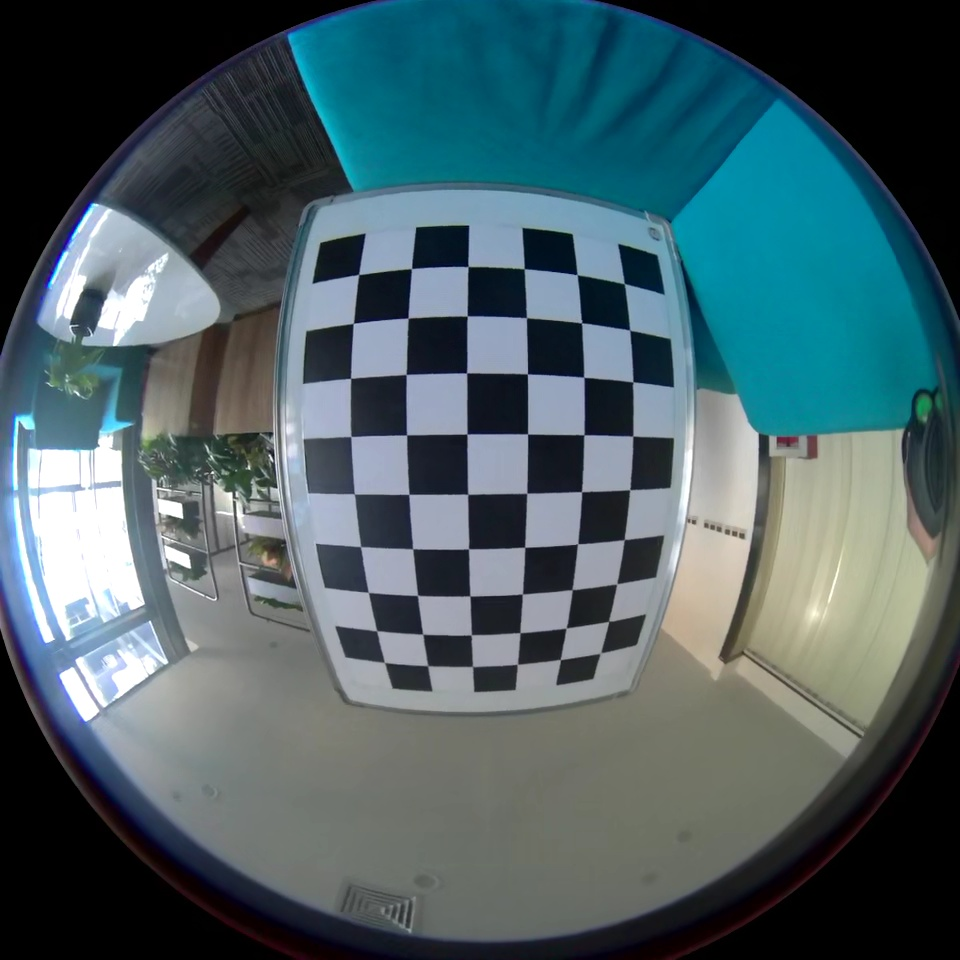
#> input picture fisheye/0.png, 960 x 960 px, given as the content of the folder fisheye/img, which was not available
$ python test.py   (older library calls are emulated)
#> lines starting #> are read from the running program, lines starting #| are printed output that depends on the picture; after the words box and inside, x2 and y2 are one past the last pixel; in counts of white or black regions, pixels touching at a corner belong together; long printed decimals are rounded; pictures that were not available may be replaced by others from this repository, and a replacement may not be noted
### UndistortFishEye/fisheye_module.py
import os
import cv2
import glob
import pickle
import numpy as np
import matplotlib.pyplot as plt
# Size of the chessboard used for calibration

CHESSBOARD_SIZE = (6, 9)


# Calculate curvature for each horizontal and vertical curves from the chessboard
# Return: curvature integral
# [20 lines left out: function chessboard_measure, not called in this run]


# Chessboard detection on the image loaded from the given file
# If saveDetection==True an image with the result of the detection is saved to the disk
# Return: success status (True or False), corners detected in image coordinates, size of the image
def detect_chessboard(img_path, save_detection):
    img = cv2.imread(img_path)
    ret, corners, img_shape = detect_chessboard_img(img, save_detection)
    if ret == True:
        if save_detection:
            chess_path = img_path.replace('.png', '_chess.jpg')
            cv2.imwrite(chess_path, img)

    return ret, corners, img_shape


# Chessboard detection on input opencv image
# If showChessboard==True(default) we draw corners and lines on input image
# Return: success status (True or False), corners detected in image coordinates, size of the image
def detect_chessboard_img(img, showChessboard=True):
    chessboard_flags = cv2.CALIB_CB_ADAPTIVE_THRESH + cv2.CALIB_CB_FAST_CHECK + cv2.CALIB_CB_NORMALIZE_IMAGE
    subpix_criteria = (cv2.TERM_CRITERIA_EPS + cv2.TERM_CRITERIA_MAX_ITER, 30, 0.01)
    img_shape = img.shape[:2]
    gray = cv2.cvtColor(img, cv2.COLOR_BGR2GRAY)
    ret, corners = cv2.findChessboardCorners(gray, CHESSBOARD_SIZE, chessboard_flags)
    if ret == True:
        # Refining corners position with sub-pixels based algorithm
        cv2.cornerSubPix(gray, corners, (3, 3), (-1, -1), subpix_criteria)
        if showChessboard == True:
            cv2.drawChessboardCorners(img, CHESSBOARD_SIZE, corners, ret)
    else:
        print('Chessboard not detected in image ')

    return ret, corners, img_shape


# Show deformation measure on source image and undistorted image
# The less the better (no deformation means perfect straight lines which means 0 curvature)
# [20 lines left out: functions deformation_measure, evaluate, not called in this run]


# Launch calibration process from all png images in the given folder
# Return: calibration parameters K, D and image dimensions
def calibrate(img_folder, save_detection=False):
    # Calibration paramenters
    # NB: when CALIB_CHECK_COND is set, the algorithm checks if the detected corners of each images are valid.
    # If not, an exception is thrown which indicates the zero-based index of the invalid image.
    # Such image should be replaced or removed from the calibration dataset to ensure a good calibration.
    calibration_flags = cv2.fisheye.CALIB_RECOMPUTE_EXTRINSIC + cv2.fisheye.CALIB_CHECK_COND + cv2.fisheye.CALIB_FIX_SKEW
    term_criteria = (cv2.TERM_CRITERIA_EPS + cv2.TERM_CRITERIA_MAX_ITER, 30, 1e-6)
    # Logical coordinates of chessboard corners
    obj_p = np.zeros((1, CHESSBOARD_SIZE[0]*CHESSBOARD_SIZE[1], 3), np.float32)
    obj_p[0, :, :2] = np.mgrid[0:CHESSBOARD_SIZE[0], 0:CHESSBOARD_SIZE[1]].T.reshape(-1, 2)

    img_ref_shape = None
    obj_points = []     # 3d point in real world space
    img_points = []     # 2d points in image plane.

    # Iterate through all images in the folder
    images = glob.glob(img_folder + '/*.png')
    for filename in images:
        # Chessboard detection
        ret, corners, img_shape = detect_chessboard(filename, save_detection)
#> in detect_chessboard, img is the input picture: shape (960, 960, 3); mean B, G, R 100.7, 95.1, 73.8
#> in detect_chessboard_img, `gray = cv2.cvtColor(img, cv2.COLOR_BGR2GRAY)`:
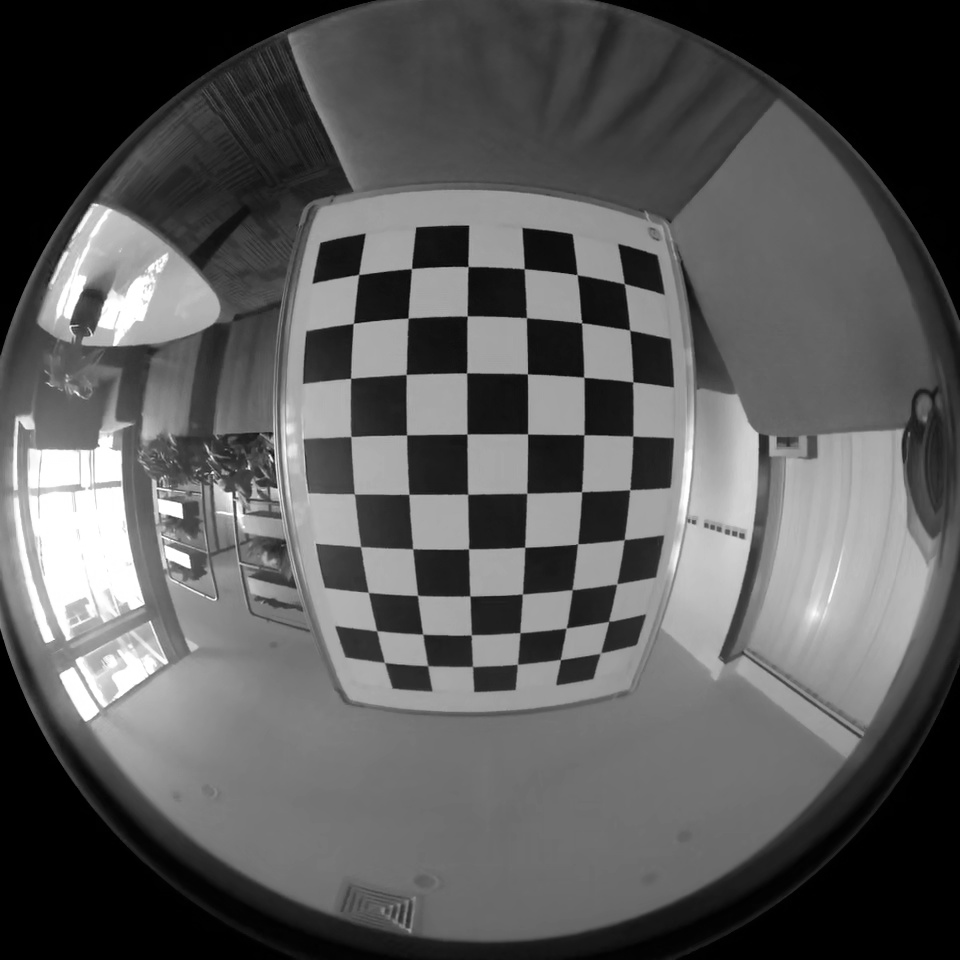
#> gray: shape (960, 960); min 0, max 255, mean 89.4
#> in detect_chessboard_img, `ret, corners = cv2.findChessboardCorners(gray, CHESSBOARD_SIZE, chessb..`: ret = True; corners = 54 rows, first 8: [358.6, 274.2], [411.4, 268.6], [468, 266.4], [524.2, 268.6], [577.2, 274.4], [624.3, 283.5], [353.3, 323.4], [407.9, 318.3]
#> in detect_chessboard_img, `cv2.drawChessboardCorners(img, CHESSBOARD_SIZE, corners, ret)`:
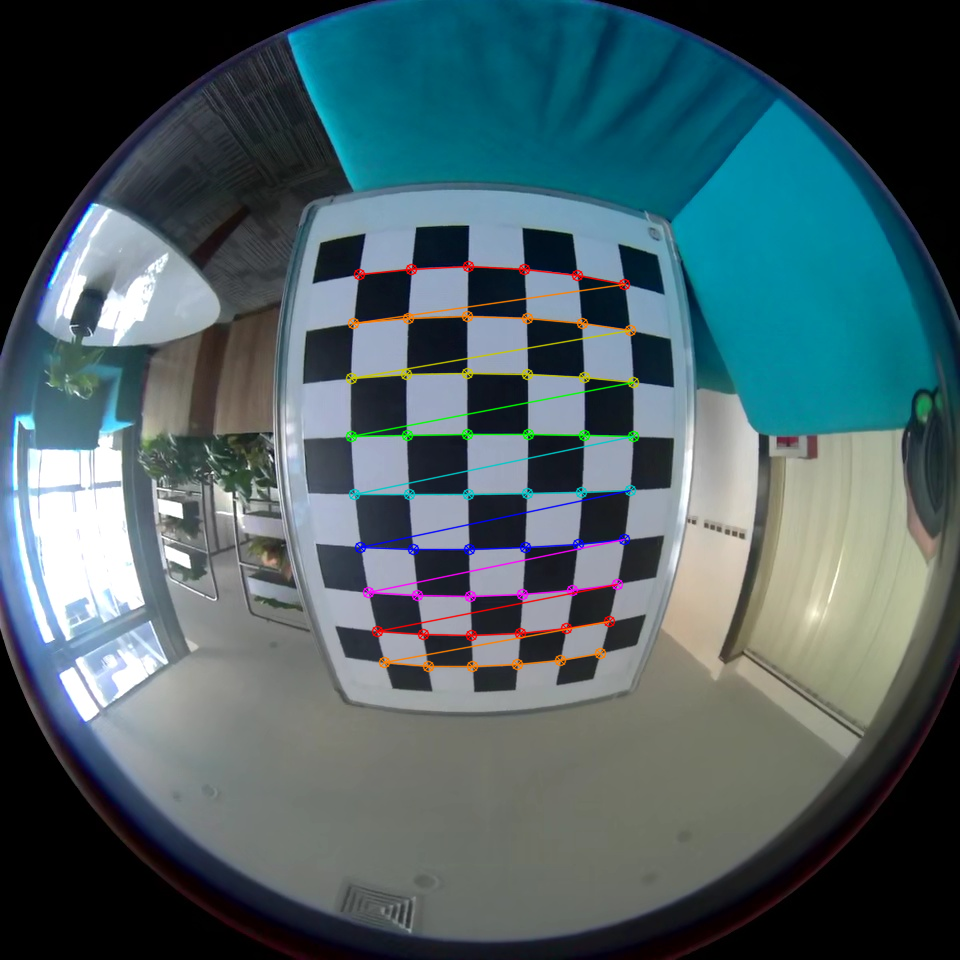
#> img: shape (960, 960, 3); 1.88% of pixels changed, all inside (x1, y1, x2, y2) = (345, 260, 640, 673)
#> in detect_chessboard, `ret, corners, img_shape = detect_chessboard_img(img, save_detection)`: ret = True; corners = 54 rows, first 8: [358.6, 274.3], [411.4, 268.6], [468.1, 266.5], [524.2, 268.7], [577.1, 274.6], [624.3, 283.6], [353.3, 323.3], [408.1, 318.2]; img_shape = (960, 960)
#> ret = True; img_shape = (960, 960)

        if img_ref_shape == None:
            img_ref_shape = img_shape
#> img_ref_shape = (960, 960)
        else:
            assert img_ref_shape == img_shape, "All images must share the same size."

        # If found, add object points, image points (after refining them)
        if ret == True:
            obj_points.append(obj_p)
            img_points.append(corners)
            print('Image ' + filename + ' is valid for calibration')

    k = np.zeros((3, 3))
    d = np.zeros((4, 1))
    dims = img_shape[::-1]
#> dims = (960, 960)
    valid_img_count = len(obj_points)

    if valid_img_count > 0:
        rvecs = [np.zeros((1, 1, 3), dtype=np.float64) for i in range(valid_img_count)]
        tvecs = [np.zeros((1, 1, 3), dtype=np.float64) for i in range(valid_img_count)]

        print('Beginning calibration process...')
        rms, _, _, _, _ = cv2.fisheye.calibrate(
            obj_points,
            img_points,
            img_shape,
            k,
            d,
            rvecs,
            tvecs,
            calibration_flags,
            term_criteria
        )
#> rms = 0.22

    print("Calibration done!")
    print("Found " + str(valid_img_count) + " valid images for calibration")
    return k, d, dims


# Save calibration to file -> use of pickle serialization
# [19 lines left out: functions save_calibration, load_calibration, not called in this run]


# Undistort FishEye image with given calibration parameters
def undistort(src_image, k, d, dims):
    dim1 = src_image.shape[:2][::-1]  # dim1 is the dimension of input image to un-distort
    assert dim1[0] / dim1[1] == dims[0] / dims[1], "Image to undistort needs to have same aspect ratio as the ones used in calibration"
    map1, map2 = cv2.fisheye.initUndistortRectifyMap(k, d, np.eye(3), k, dims, cv2.CV_16SC2)

    plt.figure('1')
    plt.subplot(131), plt.imshow(map1[:,:,0]), plt.title('map 0')
    plt.subplot(132), plt.imshow(map1[:,:,1]), plt.title('map 1')
    plt.subplot(133), plt.imshow(map2), plt.title('map 2')
    plt.show()


    undistorted_img = cv2.remap(src_image, map1, map2, interpolation=cv2.INTER_LINEAR, borderMode=cv2.BORDER_CONSTANT)
    return undistorted_img


# Undistort FishEye image (from a file) with given calibration parameters
def undistort_from_file(img_path, k, d, dims):
    img = cv2.imread(img_path)
    return undistort(img, k, d, dims)


# Undistort FishEye image (from a file) with given calibration parameters
# This function has few others parameters to set the field of view of the undistorted image
# Not suitable for large FOV FishEye camera (near 180°)
# [19 lines left out: function undistort_beta, not called in this run]


# Tool function to save image to disk at the given path
def save_image(image, image_path):
    cv2.imwrite(image_path, image)


# Tool function to save image to disk with automatic path definition (from the original image path)
# -> use for test only
# [72 lines left out: functions save_undistort_image, test_chessboard_detection, test_calibration, test_undistort, test_measure, not called in this run]

# [3 lines that do not run on import are left out]
    #test_calibration()
    #test_undistort()

### test.py
import glob
import cv2
from UndistortFishEye import fisheye_module
import argparse


# Python script to launch calibration process from terminal
# Usage: calibrate.py "folder_of_calibration_images" "output_path"
if __name__ == '__main__':

    # [5 lines of commented-out code are left out]

    img_folder = "fisheye\\img"

    k, d, dims = fisheye_module.calibrate(img_folder, True)
#> k = [[240.7, 0, 485.5], [0, 240.4, 464.5], [0, 0, 1]]; d = [0.0785, 0.197, -0.394, 0.247]; dims = (960, 960)

    print('----- Calibration results -----')
    print("Dimensions =" + str(dims))
#| Dimensions =(960, 960)
    print("K = np.array(" + str(k.tolist()) + ")")
#| K = np.array([[240.735, 0.0, 485.470], [0.0, 240.359, 464.453], [0.0, 0.0, 1.0]])
    print("D = np.array(" + str(d.tolist()) + ")")
#| D = np.array([[0.07855], [0.1972], [-0.3935], [0.247]])
    # fisheye_module.save_calibration(result_path, k, d, dims)
    print("Calibration file saved successfully")

    images = glob.glob(img_folder + '/*.png')
    for filename in images:

        undistorted_img = fisheye_module.undistort_from_file(filename, k, d, dims)
#> in undistort, `map1, map2 = cv2.fisheye.initUndistortRectifyMap(k, d, np.eye(3), k, d..`:
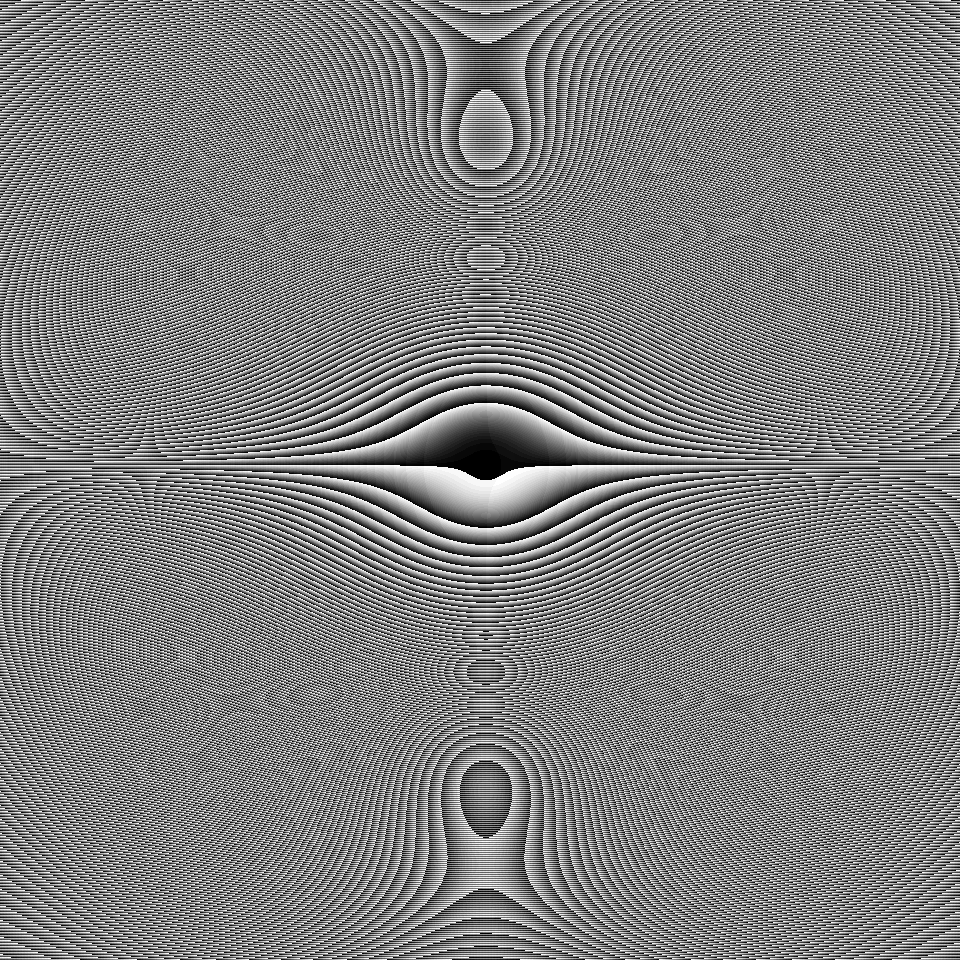
#> map2: shape (960, 960) uint16; min 0, max 1023, mean 510.9; drawn with min black and max white
#> in undistort, `plt.show()`:
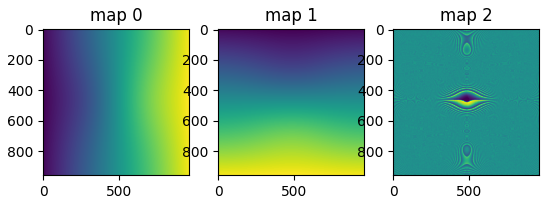
#> figure drawn by matplotlib, 3 panels
#> in undistort, `undistorted_img = cv2.remap(src_image, map1, map2, interpolation=cv2.I..`:
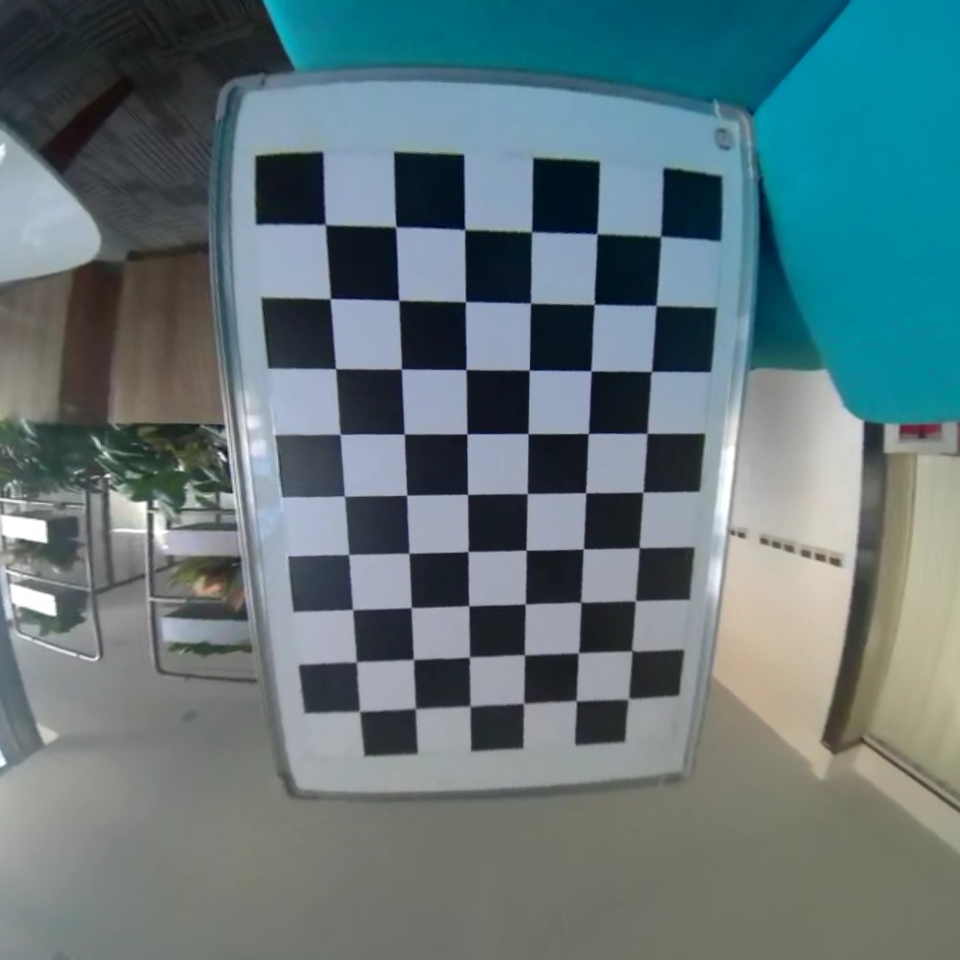
#> undistorted_img: shape (960, 960, 3); mean B, G, R 122.4, 118.1, 96.9
        # save_img = filename[0:-4]+"_result.png"
        # fisheye_module.save_image(undistorted_img, save_img)
